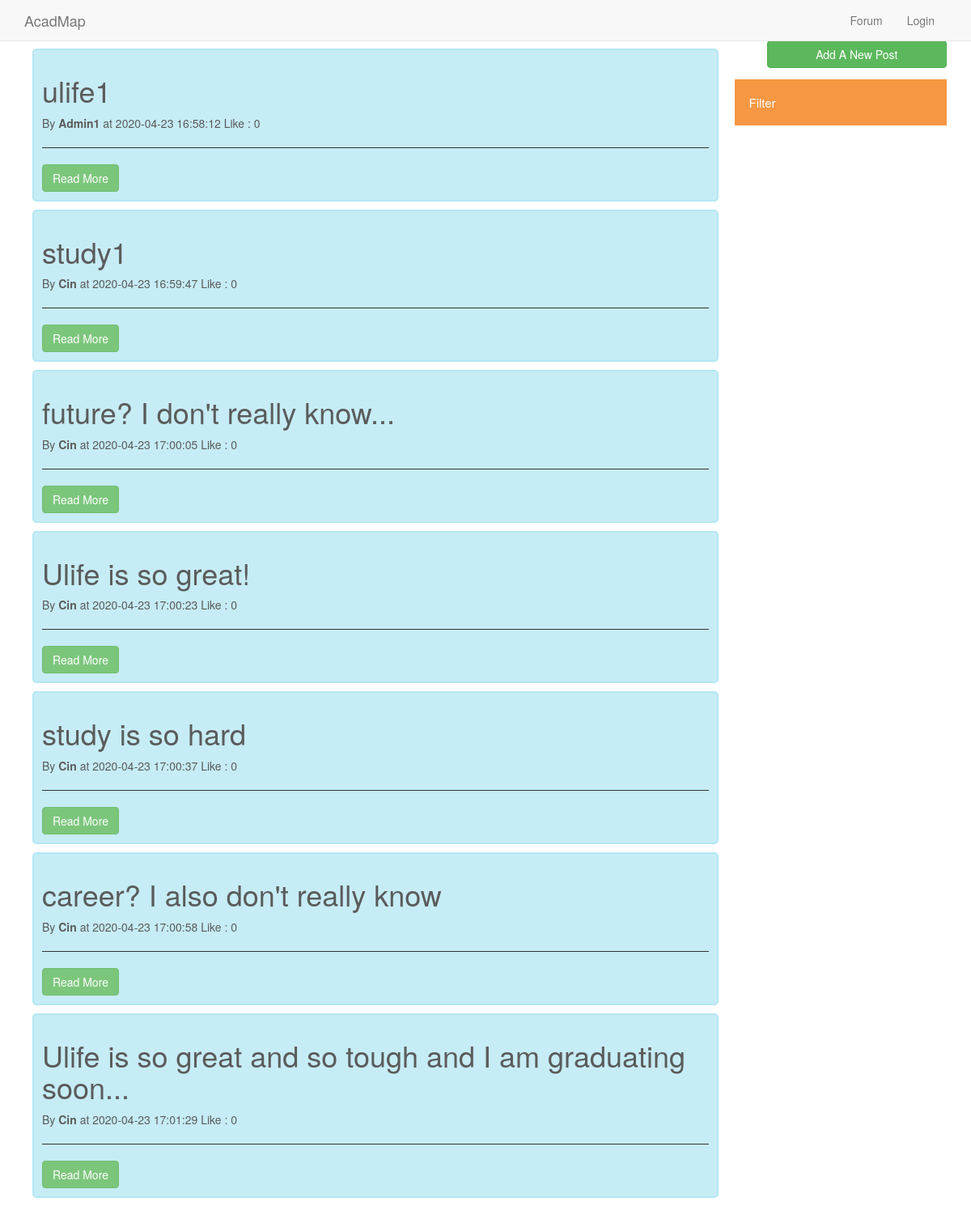
The page /forum_related/forum.php on the database as committed earlier.
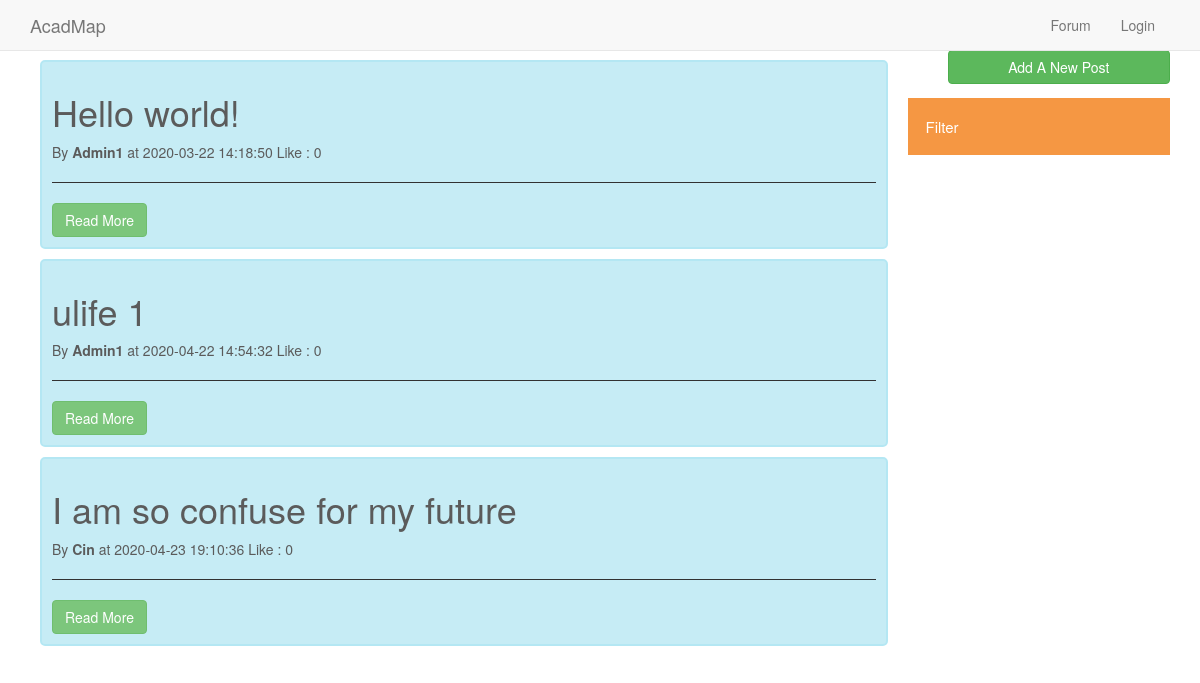
The same page on the database as committed later.
### tables this page shows
CREATE TABLE `forum` (
  `post_id` int(8) UNSIGNED NOT NULL,
  `post_title` varchar(128) NOT NULL,
  `post_date` timestamp NOT NULL DEFAULT current_timestamp(),
  `author_id` int(8) UNSIGNED NOT NULL,
  `author_name` varchar(16) NOT NULL,
  `category` varchar(16) DEFAULT NULL,
  `like_number` int(8) UNSIGNED DEFAULT 0,
  `view_number` int(8) UNSIGNED NOT NULL DEFAULT 0
);

### forum_related/FetchPost.php (the view)
<?php foreach($postinfo as $key => $post){?>
  <div id="post_id" class="containers" onclick="pagetrans()">
    <p><h1><?php echo $post["post_title"];?></h1></p>
    <p>By <strong> <?php echo $post["author_name"];?> </strong> at <?php echo $post["post_date"];?> <?php echo "Like : " . $post["like_number"]; ?></p><hr>
    <a href="post.php?post_id=<?= $post['post_id'] ?>" class="btn btn-success">Read More</a>
  </div>
<?php }?>

Rows that differ between the two databases and show on the page:
removed forum: post_title "ulife1", author_name "Admin1", post_date "2020-04-23 16:58:12", like_number "0"
removed forum: post_title "study1", author_name "Cin", post_date "2020-04-23 16:59:47", like_number "0"
removed forum: post_title "future? I don't really know...", author_name "Cin", post_date "2020-04-23 17:00:05", like_number "0"
removed forum: post_title "Ulife is so great!", author_name "Cin", post_date "2020-04-23 17:00:23", like_number "0"
removed forum: post_title "study is so hard", author_name "Cin", post_date "2020-04-23 17:00:37", like_number "0"
removed forum: post_title "career? I also don't really know", author_name "Cin", post_date "2020-04-23 17:00:58", like_number "0"
removed forum: post_title "Ulife is so great and so tough and I am graduating soon...", author_name "Cin", post_date "2020-04-23 17:01:29", like_number "0"
added forum: post_title "Hello world!", author_name "Admin1", post_date "2020-03-22 14:18:50", like_number "0"
added forum: post_title "ulife 1", author_name "Admin1", post_date "2020-04-22 14:54:32", like_number "0"
added forum: post_title "I am so confuse for my future", author_name "Cin", post_date "2020-04-23 19:10:36", like_number "0"
